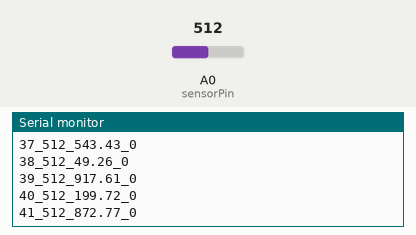
A sketch run on a simulated Arduino Uno, built with avr-gcc and run on an emulated ATmega328P. On the bench: the last lines printed to the serial monitor. The inputs (shaded band) are chosen by the test bench; at power-on: A0 (sensorPin) = 512. Random numbers use the default seed unless the sketch sets one.

Above: at 4.2 s.
4.3 s: A0 (sensorPin) set to 992
At 4.35 s:
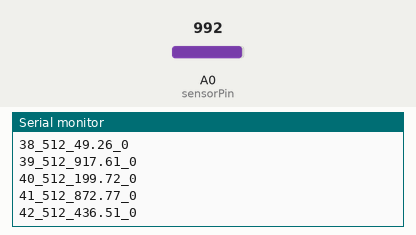
5.8 s: A0 (sensorPin) set to 1010
At 5.87 s:
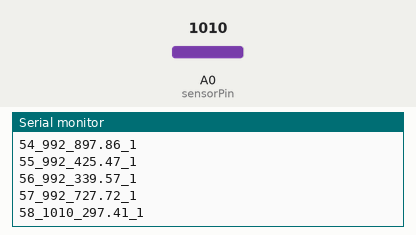
Timing chart, 0 to 8.3 s (numbered marks = the images above; inputs shaded):
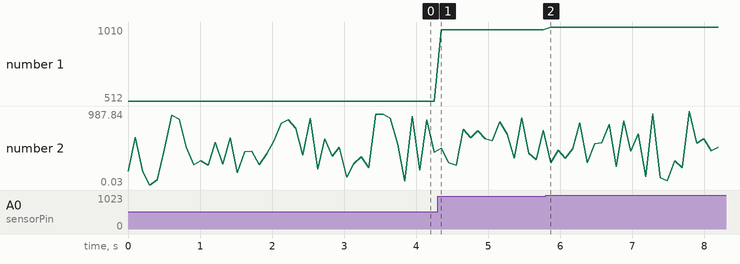

The sketch:

Arduino_to_LabVIEW_Communication.ino
```cpp
// Define how much serial data we expect before a newline.
const unsigned int MAX_INPUT = 128;


// ---------- Processes INCOMING serial data after a terminator was received. ---------- //
void process_data(const char * data)
{

  String inData = String(data);

  // DEBUG: Echo the command that was received back as a confirmation message.
  // DEBUG: Serial.print("Received: ");
  // DEBUG: Serial.println(inData);

  // Process INCOMING data here.

}


// ---------- Build a line from incoming data before processing it. ---------- //
void process_incoming_byte(const byte inByte)
{
  static char         input_line[MAX_INPUT];
  static unsigned int input_pos = 0;

  switch (inByte)
  {
    // Mark end of line when termination character was received.
    case '\n':
      // Set the terminating null byte for string.
      input_line[input_pos] = 0;

      // Process the completed input line.
      process_data(input_line);

      // Reset buffer for next communication.
      input_pos = 0;
      break;

    // Discard carriage return character.
    case '\r':
      break;

    // Concatenate any other character received to the data string.
    default:
      // Keep adding to the string if not full. Allow for terminating null byte.
      if ( input_pos < ( MAX_INPUT - 1 ) )
      {
        input_line[input_pos++] = inByte;
      }
      break;
  }
}


// ---------- TEST: Serial write anything ----------
template <typename T> unsigned int Serial_writeAnything (const T& value)
{
  const byte * p = (const byte*) &value;
  unsigned int i;
  for (i = 0; i < sizeof value; i++)
  {
    Serial.write(*p++);
  }
  Serial.write('\r');
  Serial.write('\n');
  Serial.flush();
  return i;
}
// End of Serial_writeAnything


// ---------- Type declaration of runtime data for GEVE status ---------- //
struct GEVE_Runtime_Data {
  unsigned long iterations;    // 32 bit, 4 bytes, Max range: 0 ... 4294967295, Expected range: 0 ... 4294967295
  int poti_setting;            // 16 bit, 2 bytes, Max range: -32768 ... 32767, Expected range: 0 ... 1023
  double pressure_measurement; // 32 bit, 4 bytes, Max range: ..., Expected range: ...
  bool alarm;                  //  8 bit, 1 byte,  Can be 0 or any other value (typically 1)
};


// ---------- Variable definition of type GEVE runtime data for communication ---------- //
GEVE_Runtime_Data geve_status =
{
  0,
  0,
  0.0,
  false
};


// Specify which analog pin the potentiometer is connected to.
int sensorPin = A0;


void setup() {

  // Initialize pseudo random number generator from unconnected analog pin noise.
  randomSeed(analogRead(1));

  // Set up Serial library at 9600 Baud to communicate status messages to and from PC.
  Serial.begin(9600);
  // DEBUG: Serial.println("Serial communication established!");

}


// Define some runtime variables for debugging.
unsigned long iteration_counter = 0;
unsigned long serial_buffer_remaining = 0;


void loop() {

  // If serial data is available, process it.
  while ( Serial.available() > 0 ) {
    process_incoming_byte(Serial.read());
  }

  // Fill the GEVE data structure with test values for now to send.
  geve_status.iterations = iteration_counter;
  geve_status.poti_setting = analogRead(sensorPin);
  geve_status.pressure_measurement = random(1000) + ( random(0, 1000) / 1000.0 );
  if ( geve_status.poti_setting > 512 )
  {
      geve_status.alarm = true;
  }
  else
  {
    geve_status.alarm = false;
  }

  serial_buffer_remaining = Serial.availableForWrite();
  //if ( serial_buffer_remaining >= sizeof(geve_status) )
  //{
    // Sending a human-readable string for now.
    // TODO: This should be replaced soon with a JSON string (use ArduinoJSON library).

    // DEBUG:
    //Serial.print(" -=");
    //Serial.print(Serial.availableForWrite());
    //Serial.print("=- ");

    Serial.print(geve_status.iterations);
    Serial.print("_");
    Serial.print(geve_status.poti_setting);
    Serial.print("_");
    Serial.print(geve_status.pressure_measurement);
    Serial.print("_");
    Serial.print(geve_status.alarm);

    // DEBUG:
    //Serial.print(" -=");
    //Serial.print(Serial.availableForWrite());
    //Serial.print("=- ");

    Serial.println();
    //Serial.flush();

    //Serial_writeAnything(geve_status);
  //}

  // Send a new data point only every 100 ms.
  delay(100);

  // Perform other actions here.

  iteration_counter = iteration_counter + 1;

}
```

Measured:
- after the input at 5.8 s, the serial monitor: prints a new line after 0.07 s (image 2)
- plotted number 1: 512 → 992 after the input at 4.3 s, 992 → 1010 after the input at 5.8 s
